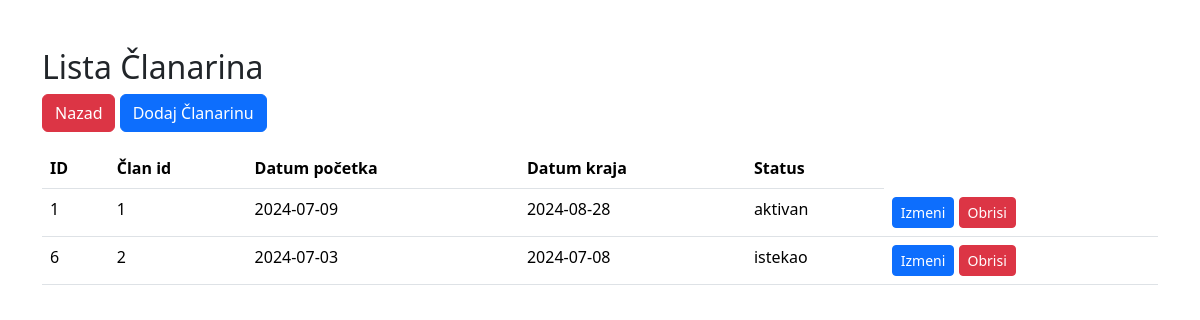
The page /clanarineCRUD.php on the database its author committed.
### tables this page shows
CREATE TABLE `clanarine` (
  `id` int(11) NOT NULL AUTO_INCREMENT,
  `clan_id` int(11) DEFAULT NULL,
  `datum_pocetka` date DEFAULT NULL,
  `datum_kraja` date DEFAULT NULL,
  `status` enum('aktivan','istekao') DEFAULT NULL,
  PRIMARY KEY (`id`),
  KEY `clan_id` (`clan_id`),
  CONSTRAINT `clan_id` FOREIGN KEY (`clan_id`) REFERENCES `clanovi` (`id`)
);

### clanarineCRUD.php (the view, shortened to what this page needs)
<!DOCTYPE html>
<html>
<head>
    <link rel="stylesheet" href="https://cdn.jsdelivr.net/npm/bootstrap@5.3.3/dist/css/bootstrap.min.css">
</head>
<body>
    <div class="container my-5">
        <h2>Lista Članarina</h2>
        <a class="btn btn-danger mb-3" href="home.php" role="button">Nazad</a>
        <a class="btn btn-primary mb-3" href="/PHPump/createClanarine.php" role="button">Dodaj Članarinu</a>
        <table class="table">
            <thead>
                <tr>
                    <th>ID</th>
                    <th>Član id</th>
                    <th>Datum početka</th>
                    <th>Datum kraja</th>
                    <th>Status</th>
                </tr>
            </thead>
            <tbody>
                <?php
                    include_once("config.php");
                    $sql = "SELECT * FROM clanarine";
                    $result = $conn->query($sql);
                    while ($row = $result->fetch_assoc()) {
                        echo "
                        <tr>
                            <td>{$row['id']}</td>
                            <td>{$row['clan_id']}</td>
                            <td>{$row['datum_pocetka']}</td>
                            <td>{$row['datum_kraja']}</td>
                            <td>{$row['status']}</td>
                            <td>
                                <a class='btn btn-primary btn-sm' href='/PHPump/editClanarina.php?id={$row['id']}'>Izmeni</a>
                                <a class='btn btn-danger btn-sm' href='/PHPump/deleteClanarina.php?id={$row['id']}'>Obrisi</a>
                            </td>
                        </tr>
                        ";
                    }
                ?>
            </tbody>
        </table>
    </div>
</body>
</html>

### rows shown on the page
clanarine: id "1", clan "1", datum_pocetka "2024-07-09", datum_kraja "2024-08-28", status "aktivan"
clanarine: id "6", clan "2", datum_pocetka "2024-07-03", datum_kraja "2024-07-08", status "istekao"
